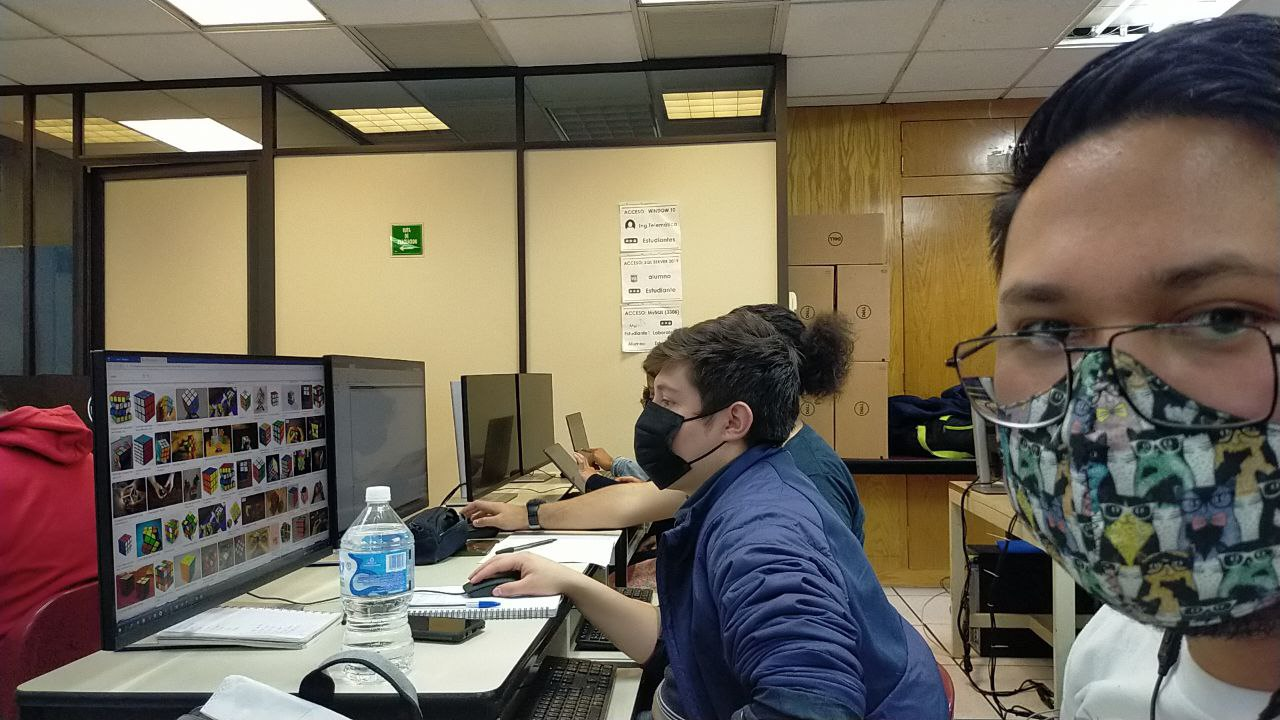
%> input picture Gera.jpg, 1280 x 720 px
$ octave RGB2BN.m   (GNU Octave 9; MATLAB toolbox functions it lacks are replaced by stand-ins)
%> lines starting %> are read from the running program, lines starting %| are printed output that depends on the picture
clc;
close all;
clear all;

%Extracción de la imagen
img=imread('Gera.jpg');
%> img is the input picture: size 720x1280x3 uint8; mean R, G, B 114, 105.1, 90.4

%Extraccion de planos R (Red), G (Green) y B (Blue) a manita :D
img_R(:,:,1)=img(:,:,1);
img_G(:,:,1)=img(:,:,2);
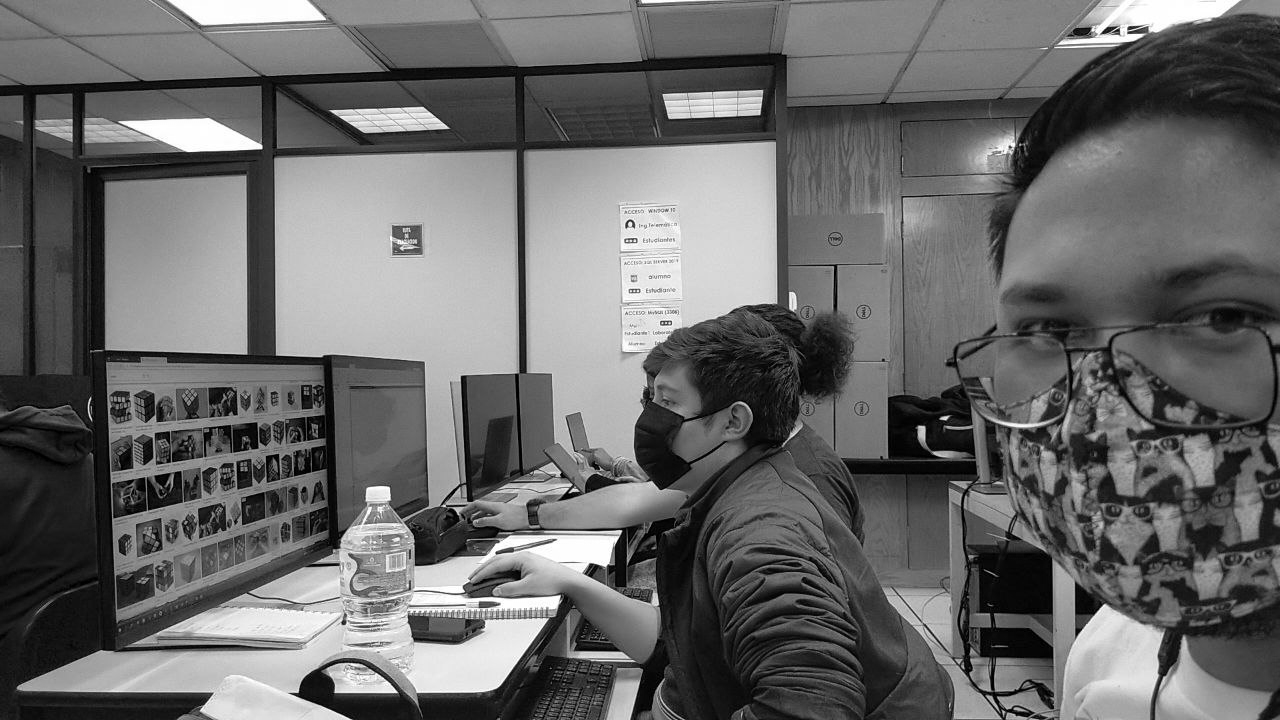
%> img_G: size 720x1280 uint8; min 0, max 255, mean 105.1
img_B(:,:,1)=img(:,:,3);
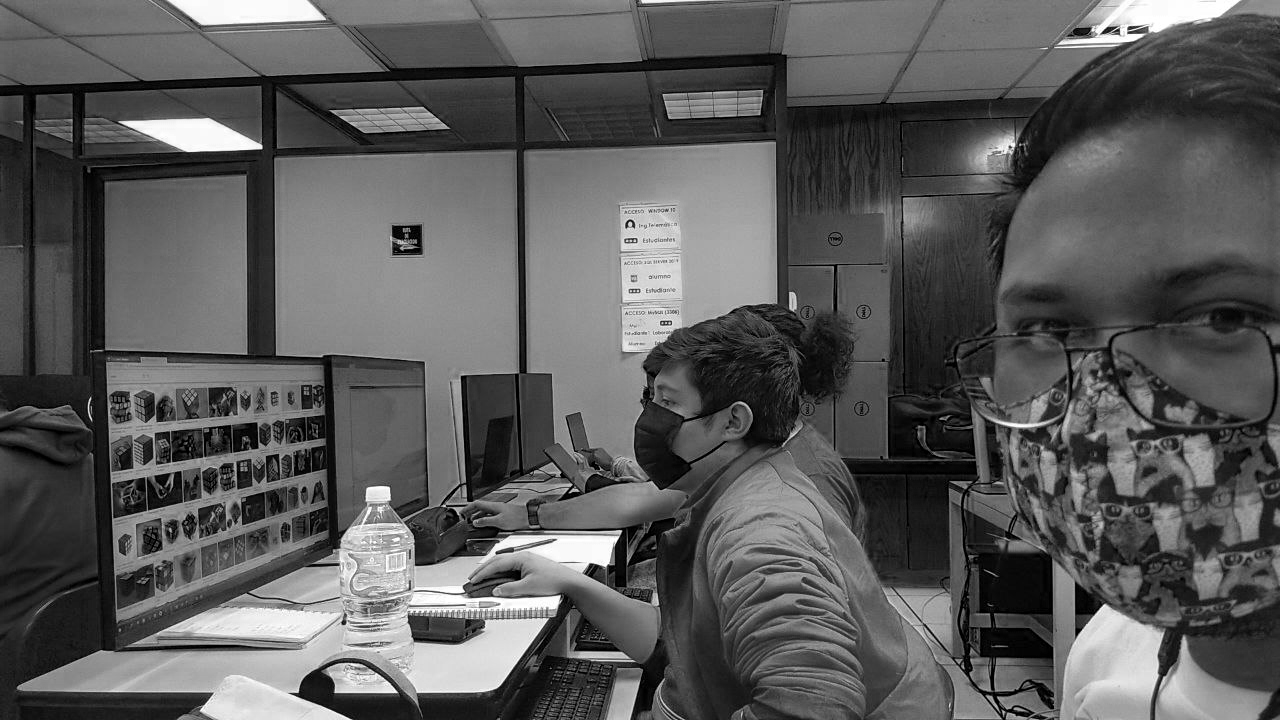
%> img_B: size 720x1280 uint8; min 0, max 255, mean 90.4

%Se muestran los planos de la imagen
figure()
subplot(1,3,1)
imshow(img_R)
title('Red Channel')
subplot(1,3,2)
imshow(img_G)
title('Green Channel')
subplot(1,3,3)
imshow(img_B)
title('Blue Channel')

%%Uso de la formula NTSC ( National Television Standards Comitee)
%%(0.299*R)+(0.587*G)+(0.114*B)
%Multiplicacion por sus valores
img_R=img_R*.299;
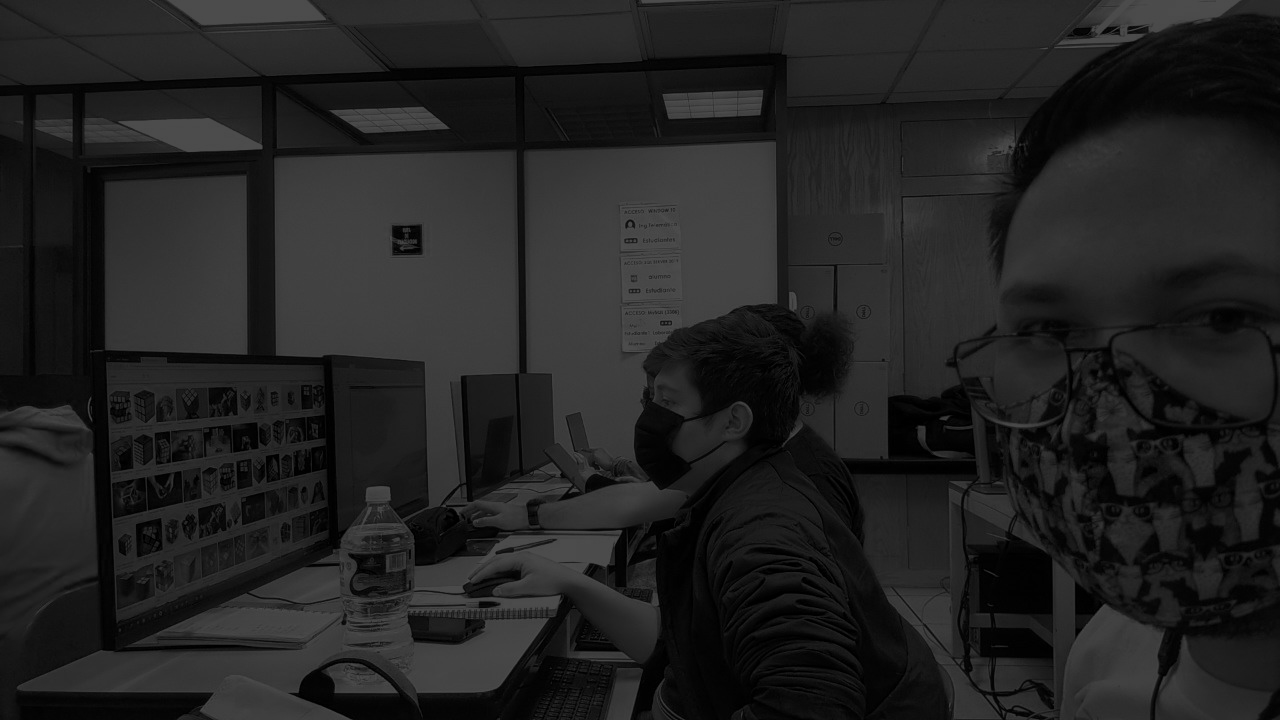
%> img_R: size 720x1280 uint8; min 0, max 76, mean 34.1
img_G=img_G*.587;
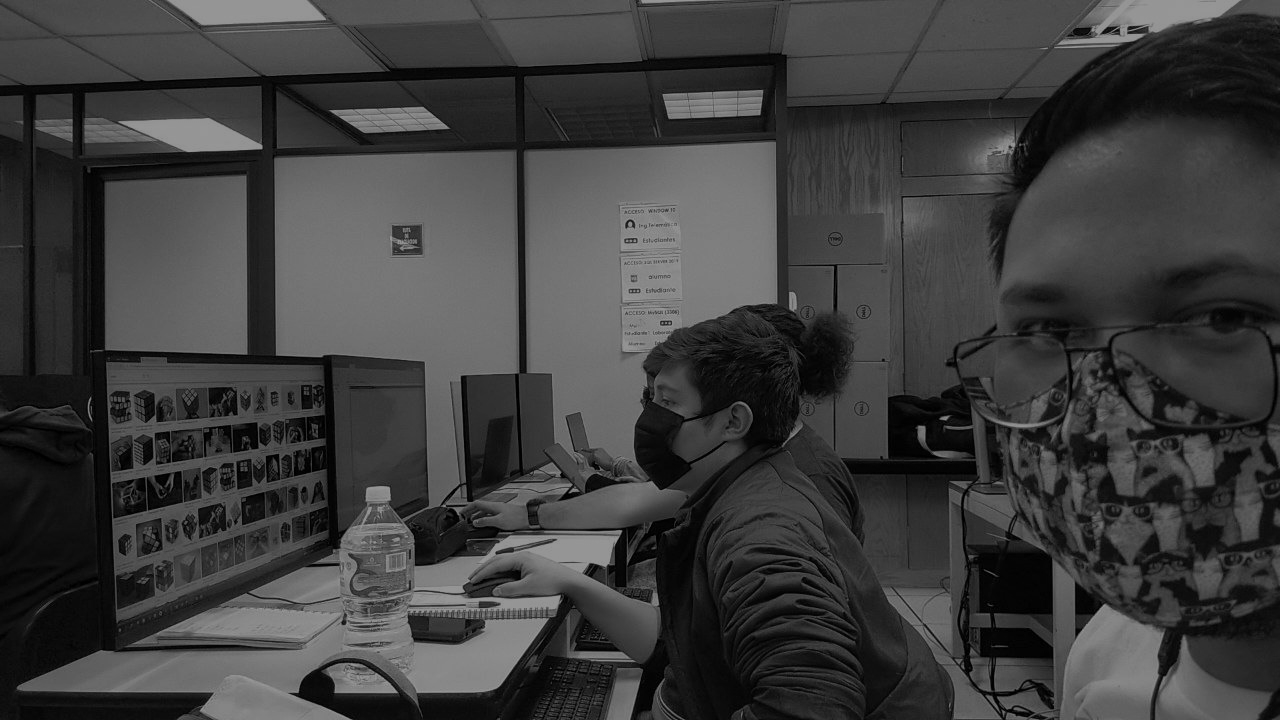
%> img_G: size 720x1280 uint8; min 0, max 150, mean 61.7
img_B=img_B*.114;
%Suma de los valores
img_BW=img_R+img_G+img_B;
figure()
imshow(img_BW)%Se muestra la imagen en blanco y negro
title('Imagen por NTSC')

%%Uso de la funcion RGB2GRAY
imgRGB2Gray = rgb2gray(img);
figure()
imshow(imgRGB2Gray)
title('Imagen por rgb2gray')

%%Comparación de ambos metodos
if(img_BW==imgRGB2Gray)
    s='El resultado es identico';
    disp(s)
else
    s='El resultado es diferente';
    disp(s)
end
figure()
imshowpair(img_BW,imgRGB2Gray,"montage")
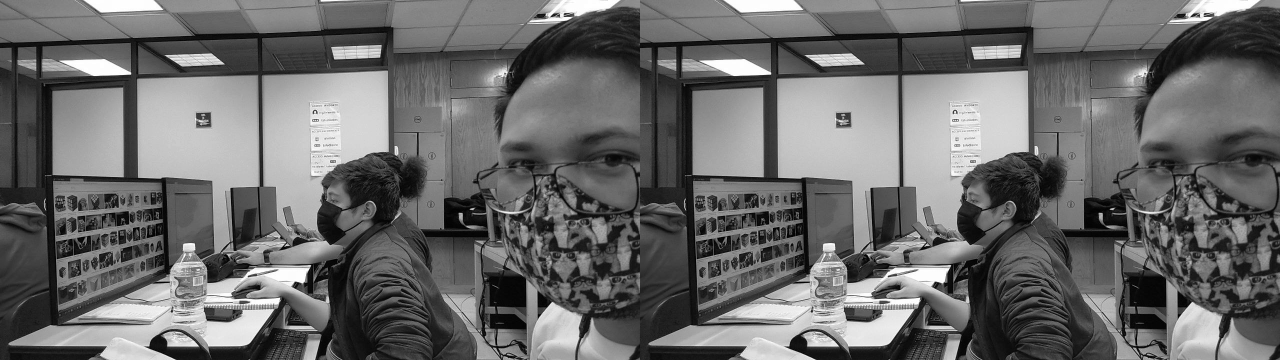
%> displayed picture: size 720x2560, on the screen's scale of 0 to 255 (shown at 1/2 size); min 0, max 255, mean 106.1
title('Comparación de imagenes')

% [12 lines of commented-out code are left out]
